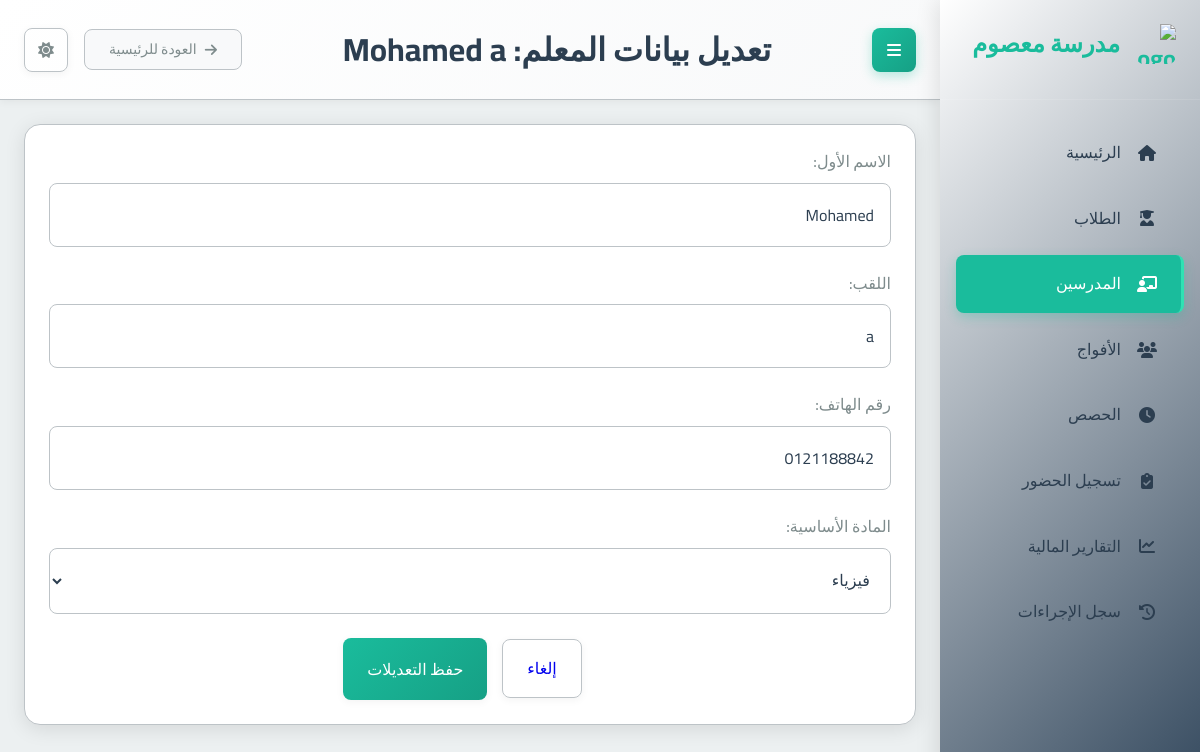
The app's page /teachers/1/edit/ with its own data.
### school_app/models.py (models this page shows, shortened)
class Teacher(models.Model):
    first_name = models.CharField(max_length=100, verbose_name="الاسم الأول")
    last_name = models.CharField(max_length=100, verbose_name="اللقب")
    phone_number = models.CharField(max_length=20, unique=True, verbose_name="رقم الهاتف")
    subject = models.ForeignKey(Subject, on_delete=models.PROTECT, verbose_name="المادة الأساسية")
    created_at = models.DateTimeField(auto_now_add=True, verbose_name="تاريخ الإنشاء")
    class Meta:
        verbose_name = "مدرس"
        verbose_name_plural = "المدرسون"

### school_app/views.py (the view)
# urls.py: path('teachers/<int:teacher_id>/edit/', views.edit_teacher, name='edit_teacher'),
def edit_teacher(request, teacher_id):
    teacher = get_object_or_404(Teacher, id=teacher_id)
    subjects = Subject.objects.all().order_by('name')
    if request.method == 'POST':
        error_messages = []
        first_name = request.POST.get('first_name', '').strip()
        last_name = request.POST.get('last_name', '').strip()
        phone_number = request.POST.get('phone_number', '').strip()
        subject_id = request.POST.get('subject')
        if not first_name: error_messages.append("الاسم الأول للمعلم مطلوب.")
        if not last_name: error_messages.append("لقب المعلم مطلوب.")
        if not phone_number: error_messages.append("رقم هاتف المعلم مطلوب.")
        if phone_number and (not phone_number.isdigit() or not len(phone_number) == 10 or not phone_number.startswith('0')):
            error_messages.append("رقم هاتف المعلم غير صالح (يجب أن يكون 10 أرقام ويبدأ بـ 0).")
        subject_obj = None
        if not subject_id:
            error_messages.append("مادة التدريس مطلوبة.")
        else:
            try:
                subject_obj = Subject.objects.get(id=subject_id)
            except Subject.DoesNotExist:
                error_messages.append("المادة المحددة غير صالحة.")
        if phone_number != teacher.phone_number:
            if Teacher.objects.filter(phone_number=phone_number).exists():
                error_messages.append("رقم هاتف المعلم المدخل موجود مسبقاً لمعلم آخر.")
        if error_messages:
            context = {
                'teacher': teacher,
                'subjects': subjects,
                'errors': error_messages,
                'values': request.POST # Repopulate with submitted values
            }
            return render(request, 'school_app/edit_teacher.html', context)
        try:
            teacher.first_name = first_name
            teacher.last_name = last_name
            teacher.phone_number = phone_number
            teacher.subject = subject_obj
            teacher.save()
            messages.success(request, "تم تحديث بيانات المعلم بنجاح.")
            return redirect('teacher_list')
        except IntegrityError: # Should be caught by specific check, but as safeguard
            error_messages.append("رقم هاتف المعلم المدخل موجود مسبقاً. يرجى استخدام رقم آخر.")
        except Exception as e:
            error_messages.append(f'حدث خطأ غير متوقع أثناء تحديث بيانات المعلم: {str(e)}')
        context = {
            'teacher': teacher,
            'subjects': subjects,
            'errors': error_messages,
            'values': request.POST
        }
        return render(request, 'school_app/edit_teacher.html', context)
    else: # GET request
        values = {
            'first_name': teacher.first_name,
            'last_name': teacher.last_name,
            'phone_number': teacher.phone_number,
            'subject_id': teacher.subject.id if teacher.subject else ''
        }
        context = {
            'teacher': teacher,
            'subjects': subjects,
            'values': values,
            'page_title': f"تعديل بيانات المعلم: {teacher.first_name} {teacher.last_name}"
        }
        return render(request, 'school_app/edit_teacher.html', context)

### templates/school_app/edit_teacher.html (shortened to what this page needs)
{% extends "base.html" %}
{% block page_title %}تعديل بيانات المعلم: {{ teacher.first_name }} {{ teacher.last_name }}{% endblock %}
{% block content %}
<div class="card">
  <div class="card-body">
    <form method="POST" action="{% url 'edit_teacher' teacher.id %}">
      <div class="form-group">
        <label for="first_name">الاسم الأول:</label>
        <input type="text" class="form-control" id="first_name" name="first_name" value="{{ values.first_name }}" required>
      </div>
      <div class="form-group">
        <label for="last_name">اللقب:</label>
        <input type="text" class="form-control" id="last_name" name="last_name" value="{{ values.last_name }}" required>
      </div>
      <div class="form-group">
        <label for="phone_number">رقم الهاتف:</label>
        <input type="tel" class="form-control" id="phone_number" name="phone_number" value="{{ values.phone_number }}" placeholder="0XXXXXXXXX" required>
      </div>
      <div class="form-group">
        <label for="subject">المادة الأساسية:</label>
        <select class="form-control" id="subject" name="subject" required>
          {% for s in subjects %}
            <option value="{{ s.id }}" {% if values.subject_id == s.id or values.subject == s.id|stringformat:"s" %}selected{% endif %}>{{ s.name }}</option>
          {% endfor %}
        </select>
      </div>
      <div class="card-footer text-right">
        <a href="{% url 'teacher_list' %}" class="btn btn-secondary">إلغاء</a>
        <button type="submit" class="btn btn-primary">حفظ التعديلات</button>
      </div>
    </form>
  </div>
</div>
{% endblock %}

### static/css/main.css (style rules this page uses)
:root { --primary-color: #2c3e50; --primary-light: #34495e; --primary-darker: #1a252f; --accent-color: #1abc9c; --accent-light: #2fe2b3; --accent-dark: #16a085; --text-color: #2c3e50; --text-secondary: #7f8c8d; --text-on-primary: #ffffff; --text-on-accent: #ffffff; --text-nav: #2c3e50; --background-color: #ecf0f1; --card-background: #ffffff; --input-background: #ffffff; --border-color: #bdc3c7; --input-border-color: #bdc3c7; --success-color: #2ecc71; --warning-color: #f39c12; --error-color: #e74c3c; --info-color: #1E90FF; --table-header-background: #e9ecef; --table-row-hover-background: #f8f9fa; --box-shadow-color: rgba(0, 0, 0, 0.1); --box-shadow-color-hover: rgba(0, 0, 0, 0.15); --box-shadow-soft-color: rgba(0, 0, 0, 0.05); --subtle-background: #f8f9fa; --spacing-xs: 8px; --spacing-sm: 16px; --spacing-md: 24px; --spacing-lg: 32px; --spacing-xl: 48px; --font-family: 'Cairo', sans-serif; --font-size-xs: 12px; --font-size-sm: 14px; --font-size-md: 16px; --font-size-lg: 20px; --font-size-xl: 24px; --font-size-xxl: 32px; --border-radius-sm: 4px; --border-radius-md: 8px; --border-radius-lg: 16px; --transition-fast: 0.2s ease; --transition-normal: 0.3s ease; --transition-slow: 0.5s ease; --sidebar-width: 260px; }
* { margin: 0; padding: 0; box-sizing: border-box; direction: rtl; }
html { direction: rtl; font-size: 16px; }
body { font-family: var(--font-family); background-color: var(--background-color); color: var(--text-color); line-height: 1.6; transition: background-color var(--transition-normal), color var(--transition-normal); overflow-x: hidden; }
.btn-secondary { border: 1px solid var(--input-border-color) !important; margin: 0 15px; }
.card-footer { display: flex; justify-content: center; align-items: center; align-content: center; flex-wrap: wrap; }
.form-group { margin-bottom: var(--spacing-md); }
.card { background-color: var(--card-background); border-radius: var(--border-radius-lg); box-shadow: 0 4px 20px var(--box-shadow-color); margin-bottom: var(--spacing-md); overflow: hidden; transition: all var(--transition-normal); border: 1px solid var(--border-color); }
.card-body { padding: var(--spacing-md); color: var(--text-color); }
.btn { font-family: var(--font-family); padding: var(--spacing-sm) var(--spacing-md); border: none; border-radius: var(--border-radius-md); cursor: pointer; font-size: var(--font-size-md); font-weight: 500; text-decoration: none; display: inline-flex; align-items: center; gap: var(--spacing-xs); transition: all var(--transition-fast); box-shadow: 0 2px 8px var(--box-shadow-soft-color); }
.btn-primary { background: linear-gradient(135deg, var(--accent-color) 0%, var(--accent-dark) 100%); color: var(--text-on-accent); }
label { display: block; margin-bottom: var(--spacing-xs); font-weight: 500; color: var(--text-secondary); }
input, select, textarea { font-family: var(--font-family); width: 100%; padding: var(--spacing-sm); border: 1px solid var(--input-border-color); border-radius: var(--border-radius-md); background-color: var(--input-background); color: var(--text-color); font-size: var(--font-size-md); transition: all var(--transition-fast); }
.text-right { text-align: right; }

### records on screen
Teacher: first_name "Mohamed", last_name "a", phone_number "0121188842"

### other values on screen
form field subject "فيزياء"
